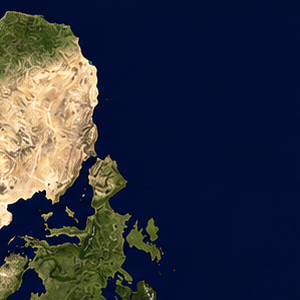
#> input picture 1-3.jpg, 300 x 300 px, given as the content of the folder ../1-3.jpg, which was not available
$ python fix_dark_shore.py ../1-3.jpg
#> lines starting #> are read from the running program, lines starting #| are printed output that depends on the picture; after the words box and inside, x2 and y2 are one past the last pixel; in counts of white or black regions, pixels touching at a corner belong together; pictures that were not available may be replaced by others from this repository, and a replacement may not be noted
"""Lift near-black "dark shore" pixels in already-generated world_tiles.

The coastal sea-grab only repaints water it can identify; a few near-black pixels
(murky shallows, cliff shadow, sediment) can survive at shorelines as ugly black
dots. This scans the finished chunk JPGs and brightens any near-black pixel toward
its OWN hue (so dark blue stays sea, dark brown stays shore) — no source data or
re-tiling needed. Safe because real sea is depth-shaded well above near-black.

    python tools/fix_dark_shore.py [world_tiles_dir]      # default: world_tiles
    DARK_THRESH=66 python tools/fix_dark_shore.py         # tune the R+G+B cutoff
"""
import glob
import os
import sys

import numpy as np
from PIL import Image

TILES = sys.argv[1] if len(sys.argv) > 1 else "world_tiles"
THRESH = int(os.environ.get("DARK_THRESH", "66"))  # R+G+B below this = near-black


def fix(path: str) -> int:
#> called with path = '_only/1-3.jpg'
    im = Image.open(path).convert("RGB")
#> im is the input picture: PIL image 300x300 RGB; mean R, G, B 44.9, 48.6, 62
    a = np.asarray(im)
    dark = a.astype(np.int16).sum(2) < THRESH
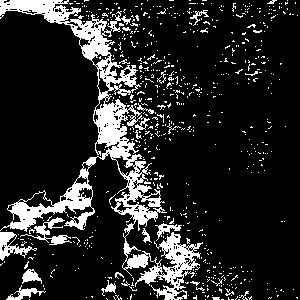
#> dark: shape (300, 300) bool; 15.3% white; 656 white regions (632 under 20 px), largest, box (x1, y1, x2, y2) and area: (0, 0, 203, 300) 9789, (0, 232, 37, 261) 396, (20, 217, 72, 245) 382
    n = int(dark.sum())
#> n = 13751
    if not n:
        return 0
    lift = np.clip(a.astype(np.float32) * 2.2 + 34, 0, 255).astype(np.uint8)
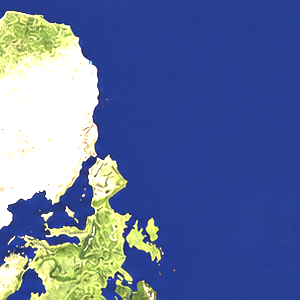
#> lift: shape (300, 300, 3); mean R, G, B 94.6, 112.6, 157.9
    out = a.copy()
    out[dark] = lift[dark]
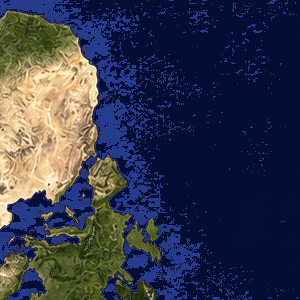
#> out: shape (300, 300, 3); 15.28% of pixels changed, all inside (x1, y1, x2, y2) = (0, 0, 298, 300)
    Image.fromarray(out, "RGB").save(path, quality=95)
    return n


def main() -> None:
    files = sorted(glob.glob(os.path.join(TILES, "*.jpg")))
    if not files:
        sys.exit(f"no .jpg tiles found in {TILES!r}")
    print(f"scanning {len(files)} tiles in {TILES} (lift R+G+B < {THRESH})…")
    total = tiles = 0
    for i, f in enumerate(files):
        n = fix(f)
#> n = 13751
        if n:
            tiles += 1
            total += n
#> total = 13751
        if (i + 1) % 1000 == 0:
            print(f"  {i + 1}/{len(files)}…")
    print(f"done — lifted {total:,} dark pixels across {tiles} tiles")
#| done — lifted 13,751 dark pixels across 1 tiles


if __name__ == "__main__":
    main()

$ run again, on 1-4.jpg
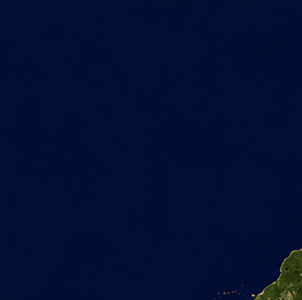
#> input picture 1-4.jpg, 302 x 300 px, given as the content of the folder ../1-4.jpg, which was not available
#> in fix, im is the input picture: PIL image 302x300 RGB; mean R, G, B 3.6, 14.5, 51.1
#> in fix, `dark = a.astype(np.int16).sum(2) < THRESH`:
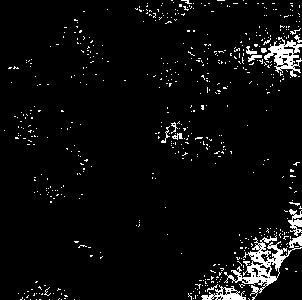
#> dark: shape (300, 302) bool; 4.6% white; 568 white regions (554 under 20 px), largest, box (x1, y1, x2, y2) and area: (224, 234, 302, 300) 1306, (264, 37, 302, 77) 642, (201, 285, 246, 300) 299
#> in fix, `n = int(dark.sum())`: n = 4189
#> in fix, `out[dark] = lift[dark]`:
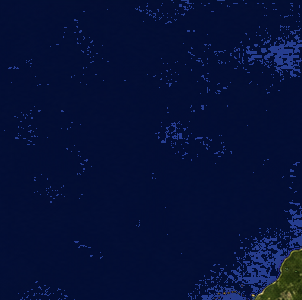
#> out: shape (300, 302, 3); 4.62% of pixels changed, all inside (x1, y1, x2, y2) = (4, 0, 302, 300)
#| done — lifted 4,189 dark pixels across 1 tiles

$ run again, on 1-5.jpg
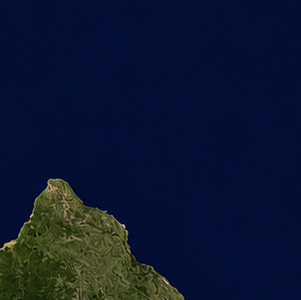
#> input picture 1-5.jpg, 301 x 300 px, given as the content of the folder ../1-5.jpg, which was not available
#> in fix, im is the input picture: PIL image 301x300 RGB; mean R, G, B 12.2, 22.4, 49
#> in fix, `dark = a.astype(np.int16).sum(2) < THRESH`:
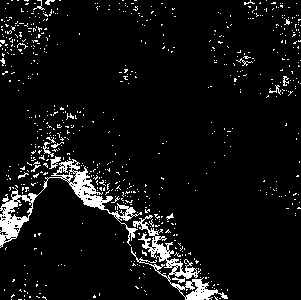
#> dark: shape (300, 301) bool; 6.6% white; 669 white regions (652 under 20 px), largest, box (x1, y1, x2, y2) and area: (0, 159, 142, 248) 2099, (131, 215, 228, 300) 1488, (49, 156, 61, 169) 72
#> in fix, `n = int(dark.sum())`: n = 5920
#> in fix, `out[dark] = lift[dark]`:
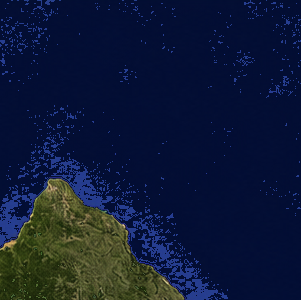
#> out: shape (300, 301, 3); 6.56% of pixels changed, all inside (x1, y1, x2, y2) = (0, 0, 301, 300)
#| done — lifted 5,920 dark pixels across 1 tiles
